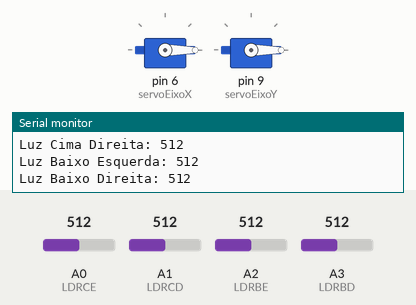
A sketch run on a simulated Arduino Uno, built with avr-gcc and run on an emulated ATmega328P. On the bench: 2 × servo, the last lines printed to the serial monitor. The test bench sets the inputs (shaded band); at power-on: A3 (LDRBD) = 512, A1 (LDRCD) = 512, A0 (LDRCE) = 512, A2 (LDRBE) = 512.

Above: at 1.2 s.
1.3 s: A3 (LDRBD) set to 716
At 1.59 s:
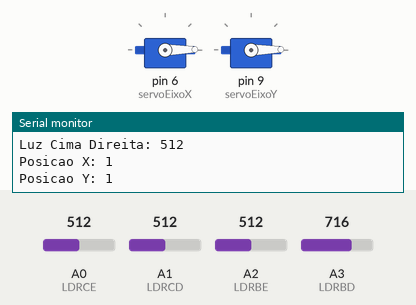
4.3 s: A1 (LDRCD) set to 306
At 6.58 s:
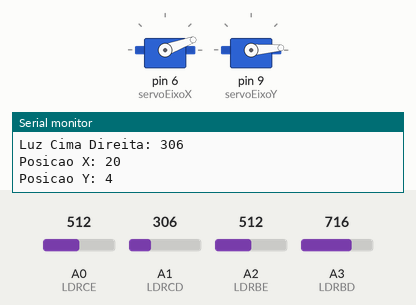
7.3 s: A0 (LDRCE) set to 306
10.3 s: A1 (LDRCD) set to 992
At 12.37 s:
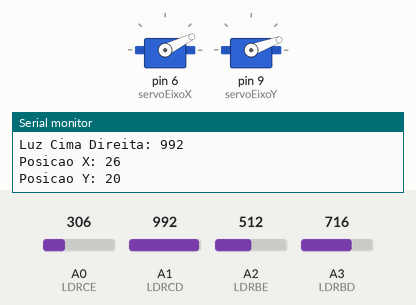
13.3 s: A2 (LDRBE) set to 716
16.3 s: A1 (LDRCD) set to 30
At 18.17 s:
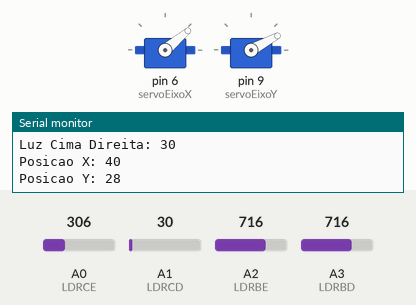
Timing chart, 0 to 22.1 s (numbered marks = the images above; inputs shaded):
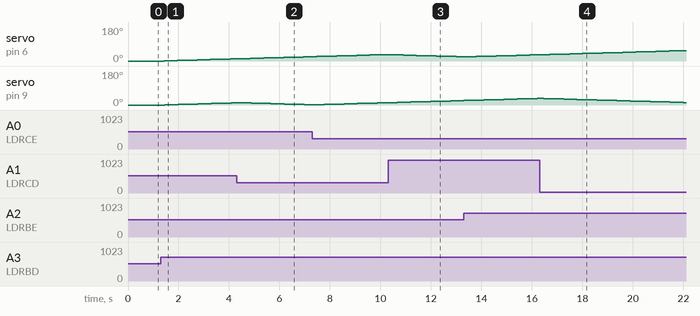

The sketch:

segue_sol.ino
```cpp
#include <Servo.h>

const int LDRCE = A0; //LDR Cima Esquerda cinza D
const int LDRCD = A1; //LDR Cima Direita branco C
const int LDRBE = A2; //LDR Baixo Esquerda amarelo B
const int LDRBD = A3; //LDR Baixo Direita roxo A
const int servoOrigem = 0;

Servo servoEixoY;
Servo servoEixoX;

void setup(){
  servoEixoX.attach(6);
  servoEixoY.attach(9);
  pinMode(LDRBE, INPUT);
  pinMode(LDRBD, INPUT);
  pinMode(LDRCE, INPUT);
  pinMode(LDRCD, INPUT);
  Serial.begin(9600);
  servoEixoY.write(servoOrigem);
  servoEixoX.write(servoOrigem);
}

void loop(){
  int luzBaixoEsq = analogRead(LDRBE);
  int luzBaixoDir = analogRead(LDRBD);
  int luzCimaEsq = analogRead(LDRCE);
  int luzCimaDir = analogRead(LDRCD);
  int posY = servoEixoY.read();
  int posX = servoEixoX.read();

  Serial.print("Luz Baixo Esquerda: ");
  Serial.println(luzBaixoEsq);
  Serial.print("Luz Baixo Direita: ");
  Serial.println(luzBaixoDir);
  Serial.print("Luz Cima Esquerda: ");
  Serial.println(luzCimaEsq);
  Serial.print("Luz Cima Direita: ");
  Serial.println(luzCimaDir);

  //Controle parábola
  if(((luzCimaEsq + luzCimaDir) < (luzBaixoEsq + luzBaixoDir)) && posX >= 0){
    posX++;
	  servoEixoX.write(posX);
  	Serial.print("Posicao X: ");
    Serial.println(posX);
  }
  else if(((luzCimaEsq + luzCimaDir) > (luzBaixoEsq + luzBaixoDir)) && posX <= 180){
    posX--;
  	servoEixoX.write(posX);
    Serial.print("Posicao X: ");
    Serial.println(posX);
  }

  //Controle circunferência
  if(((luzBaixoEsq + luzCimaEsq) > (luzBaixoDir + luzCimaDir)) && posY >= 0){
    posY--;
	  servoEixoY.write(posY);
  	Serial.print("Posicao Y: ");
    Serial.println(posY);
  }
  else if(((luzBaixoEsq + luzCimaEsq) < (luzBaixoDir + luzCimaDir)) && posY <= 180){
    posY++;
  	servoEixoY.write(posY);
    Serial.print("Posicao Y: ");
    Serial.println(posY);
  }
  if(posY >= 180 || posY <= 0){
    servoEixoY.write(servoOrigem);
    servoEixoX.write(servoOrigem);
  }
  if(posX >= 180 || posX <= 0){
    servoEixoY.write(servoOrigem);
    servoEixoX.write(servoOrigem);
  }
  delay(200);
}
```

Measured:
- after the input at 1.3 s, servo on pin 6 (servoEixoX): moves from 0° to 11° over 2.6 s, starting after 0.13 s; servo on pin 9 (servoEixoY): moves from 0° to 11° over 2.6 s, starting after 0.16 s
